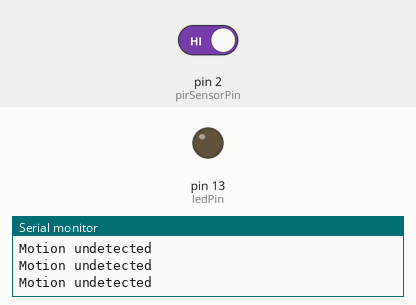
The sketch below on a simulated Arduino Uno, built with avr-gcc and run on an emulated ATmega328P. Shown: output pins drawn as LEDs (lit = HIGH), the last lines printed to the serial monitor. The inputs (shaded band) are chosen by the test bench; at power-on: pin 2 (pirSensorPin) HIGH.

Above: at 2.8 s.
2.9 s: pin 2 (pirSensorPin) driven LOW
At 3.4 s:
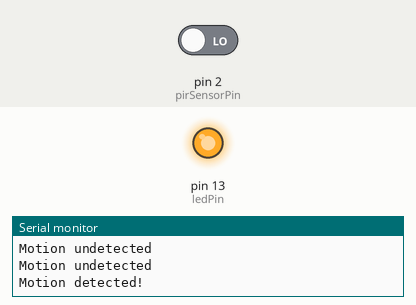
4.5 s: pin 2 (pirSensorPin) driven HIGH
At 6.2 s:
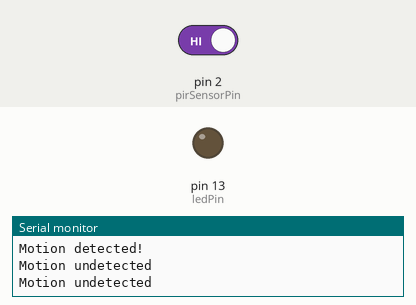
Timing chart, 0 to 7.7 s (numbered marks = the images above; inputs shaded):
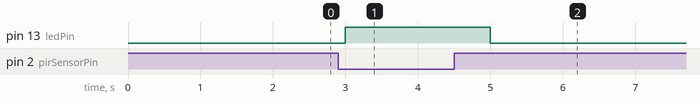

The sketch:

MotionSensorLock.ino
```cpp
// Pin configuration
const int pirSensorPin = 2; // Connect the PIR sensor to digital pin 2
const int ledPin = 13;      // Built-in LED on most Arduino boards

void setup() {
  pinMode(pirSensorPin, INPUT_PULLUP);
  pinMode(ledPin, OUTPUT);
  Serial.begin(9600); // Optional: Use Serial Monitor for debugging
}

void loop() {
  int motionValue = digitalRead(pirSensorPin);

  if (motionValue == LOW) {
    // Motion detected
    digitalWrite(ledPin, HIGH);
    Serial.println("Motion detected!");
  } else {
    // No motion
    digitalWrite(ledPin, LOW);
    Serial.println("Motion undetected");
  }
  delay(1000);
}
```

Measured:
- after the input at 2.9 s, pin 13 (ledPin): LOW → HIGH after 0.10 s
- after the input at 4.5 s, pin 13 (ledPin): HIGH → LOW after 0.50 s
